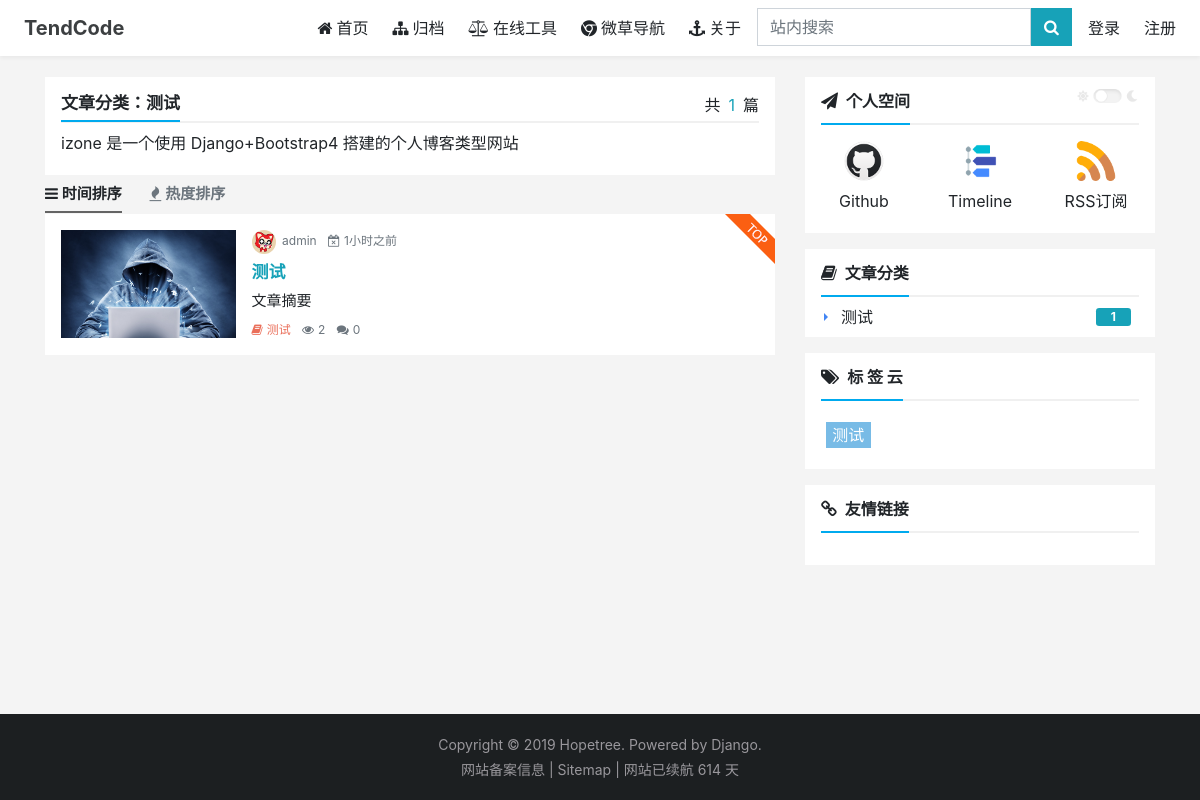
Screenshot of /category/f1/ with the database file from the repository.
### apps/blog/models.py (models this page shows, shortened)
class Category(models.Model):
    name = models.CharField('文章分类', max_length=20)
    slug = models.SlugField(unique=True)
    description = models.TextField('描述', max_length=240, default=settings.SITE_DESCRIPTION,
                                   help_text='用来作为SEO中description,长度参考SEO标准')
    class Meta:
        verbose_name = '分类'
        verbose_name_plural = verbose_name
        ordering = ['name']
    def __str__(self):
        return self.name
    def get_absolute_url(self):
        return reverse('blog:category', kwargs={'slug': self.slug})

class Article(models.Model):
    IMG_LINK = '/static/blog/img/summary.png'
    author = models.ForeignKey(settings.AUTH_USER_MODEL, verbose_name='作者', on_delete=models.PROTECT)
    title = models.CharField(max_length=150, verbose_name='文章标题')
    summary = models.TextField('文章摘要', max_length=230, default='文章摘要等同于网页description内容，请务必填写...')
    body = models.TextField(verbose_name='文章内容')
    img_link = models.CharField('图片地址', default=IMG_LINK, max_length=255)
    create_date = models.DateTimeField(verbose_name='创建时间', auto_now_add=True)
    update_date = models.DateTimeField(verbose_name='修改时间', auto_now=True)
    views = models.IntegerField('阅览量', default=0)
    slug = models.SlugField(unique=True)
    is_top = models.BooleanField('置顶', default=False)
    category = models.ForeignKey(Category, verbose_name='文章分类', on_delete=models.PROTECT)
    tags = models.ManyToManyField(Tag, verbose_name='标签')
    keywords = models.ManyToManyField(Keyword, verbose_name='文章关键词',
                                      help_text='文章关键词，用来作为SEO中keywords，最好使用长尾词，3-4个足够')
    class Meta:
        verbose_name = '文章'
        verbose_name_plural = verbose_name
        ordering = ['-create_date']
    def get_absolute_url(self):
        return reverse('blog:detail', kwargs={'slug': self.slug})

class Tag(models.Model):
    name = models.CharField('文章标签', max_length=20)
    slug = models.SlugField(unique=True)
    description = models.TextField('描述', max_length=240, default=settings.SITE_DESCRIPTION,
                                   help_text='用来作为SEO中description,长度参考SEO标准')
    class Meta:
        verbose_name = '标签'
        verbose_name_plural = verbose_name
        ordering = ['id']
    def get_absolute_url(self):
        return reverse('blog:tag', kwargs={'slug': self.slug})

### apps/oauth/models.py (models this page shows)
class Ouser(AbstractUser):
    link = models.URLField('个人网址',blank=True,help_text='提示：网址必须填写以http开头的完整形式')
    avatar = ProcessedImageField(upload_to='avatar/%Y/%m/%d',
                                 default='avatar/default.png',
                                 verbose_name='头像',
                                 processors=[ResizeToFill(80, 80)]
                                 )
    class Meta:
        verbose_name = '用户'
        verbose_name_plural = verbose_name
        ordering = ['-id']
    def __str__(self):
        return self.username

### apps/blog/views.py (the view)
# urls.py: path('category/<slug:slug>/', CategoryView.as_view(), name='category'),
class CategoryView(generic.ListView):
    model = Article
    template_name = 'blog/category.html'
    context_object_name = 'articles'
    paginate_by = getattr(settings, 'BASE_PAGE_BY', None)
    paginate_orphans = getattr(settings, 'BASE_ORPHANS', 0)
    def get_ordering(self):
        ordering = super(CategoryView, self).get_ordering()
        sort = self.kwargs.get('sort')
        if sort == 'v':
            return ('-views', '-update_date', '-id')
        return ordering
    def get_queryset(self, **kwargs):
        queryset = super(CategoryView, self).get_queryset()
        cate = get_object_or_404(Category, slug=self.kwargs.get('slug'))
        return queryset.filter(category=cate)
    def get_context_data(self, **kwargs):
        context_data = super(CategoryView, self).get_context_data()
        cate = get_object_or_404(Category, slug=self.kwargs.get('slug'))
        context_data['search_tag'] = '文章分类'
        context_data['search_instance'] = cate
        return context_data

### apps/blog/templates/blog/category.html (shortened to what this page needs)
{% extends "blog/base.html" %}
{% load static %}
{% load humanize %}
{% load blog_tags %}
{% block base_content %}
<div class="container">
    <div class="row">
        <div class="col-lg-8">
            <div class="description bg-white px-3 pt-3 pb-1">
                <p class="float-right mb-0">共<span class="mx-2 text-info">{{ paginator.count }}</span>篇</p>
                <h1 class="f-17"><strong>{{ search_tag }}：{{ search_instance.name }}</strong></h1>
                <p class="f-16">{{ search_instance.description }}</p>
            </div>
            <div class="text-secondary font-weight-bold py-2 f-15 choice">
                {% url 'blog:category' search_instance.slug as base_category %}
                {% url 'blog:category_hot' search_instance.slug as hot_category %}
                <a class="pb-2 {% if request.path == base_category %}active{% endif %}" href="{{ base_category }}">
                    <i class="fa fa-bars mr-1"></i>时间排序</a>
                <a class="pb-2 ml-4 {% if request.path == hot_category %}active{% endif %}" href="{{ hot_category }}">
                    <i class="fa fa-fire mr-1"></i>热度排序</a>
            </div>
            {% load_article_summary articles %}
        </div>
        <div class="col-lg-4">
            {% include 'blog/tags/base_right.html' %}
        </div>
    </div>
</div>
{% endblock %}

### apps/blog/templates/blog/base.html (shortened to what this page needs)
{% load static %}
{% load comment_tags %}
<!doctype html>
<html lang="en">
<head>
    <link href="https://cdn.bootcss.com/twitter-bootstrap/4.3.1/css/bootstrap.min.css" rel="stylesheet">
    <link href="https://cdn.bootcss.com/font-awesome/4.7.0/css/font-awesome.min.css" rel="stylesheet">
    <link href="{% static 'blog/css/base.css' %}?v=20191123.0568" rel="stylesheet">
</head>
<body>
{% include 'blog/tags/navbar.html' %}
<main>{% block base_content %}{% endblock %}</main>
<footer class="container-fluid mt-4 py-0">
    <div class="card-body text-center px-0 f-14">
        <p class="card-text mb-1">Copyright&nbsp;&copy;&nbsp;<span id="year-info"></span>
            <a href="https://github.com/Hopetree" target="_blank" title="博客作者的Github">Hopetree</a>.&nbsp;Powered&nbsp;by&nbsp;Django.
        </p>
        <p class="mb-0">
            <a href="http://www.miibeian.gov.cn/" target="_blank">{{ beian }}</a>&nbsp;|
            <a href="{% url 'django.contrib.sitemaps.views.sitemap' %}" target="_blank">Sitemap</a>
            <span id="web-day"></span>
        </p>
    </div>
</footer>
</body>
</html>

### apps/blog/templates/blog/tags/navbar.html (shortened to what this page needs)
{% load static oauth_tags comment_tags %}
<nav class="navbar navbar-expand-md bg-white fixed-top blog-navbar py-md-0">
    <a class="navbar-brand d-md-none d-lg-block" id="site-logo-name" href="{% url 'blog:index' %}">
        <strong class="px-2">{{site_logo_name}}</strong>
    </a>
    <div class="collapse navbar-collapse" id="navbarSupportedContent">
        <ul class="navbar-nav ml-auto">
            <li class="nav-item mr-2">
                {% url 'blog:index' as index_url %}
                <a class="nav-link py-md-3 {% if request.path == index_url %}active{% endif %}" href="{{ index_url }}"><i class="fa fa-home mr-1"></i>首页<span class="sr-only">(current)</span></a>
            </li>
            <li class="nav-item mr-2">
                {% url 'blog:archive' as archive_url %}
                <a class="nav-link py-md-3 {% if request.path == archive_url %}active{% endif %}" href="{{ archive_url }}"><i class="fa fa-sitemap mr-1"></i>归档</a>
            </li>
            {% if tool_flag %}
            <li class="nav-item mr-2">
                {% url 'tool:total' as tool_url %}
                <a class="nav-link py-md-3 {% if request.resolver_match.namespace == 'tool' %}active{% endif %}" href="{{ tool_url }}"><i class="fa fa-balance-scale mr-1"></i>在线工具</a>
            </li>
            {% endif %}
            {% if hao_console.flag %}
            <li class="nav-item mr-2 d-none d-lg-block">
                <a class="nav-link py-md-3" href="{{ hao_console.url }}" target="_blank"><i class="fa fa-chrome mr-1"></i>{{ hao_console.name }}</a>
            </li>
            {% endif %}
            <li class="nav-item mr-2 ">
                {% url 'blog:about' as about_url %}
                <a class="nav-link py-md-3 {% if request.path == about_url %}active{% endif %}" href="{{ about_url }}"><i class="fa fa-anchor mr-1"></i>关于</a>
            </li>
            <form class="nav-item navbar-form mr-2 py-md-2" role="search" method="get" id="searchform" action="{% url 'blog:search_view'%}">
                <div class="input-group">
                    <input type="search" name="q" class="form-control rounded-0" placeholder="站内搜索" autocomplete="off" required=True>
                    <div class="input-group-btn">
                        <button class="btn btn-info rounded-0" type="submit"><i class="fa fa-search"></i></button>
                    </div>
                </div>
            </form>
        </ul>
        <ul class="navbar-nav">
            {% if user.is_authenticated %}
            {% get_notifications_count user 'false' as msgnum %}
            <li class="nav-item dropdown">
                <a class="nav-link dropdown-toggle" href="#" id="navbarDropdown" role="button" data-toggle="dropdown"
                   aria-haspopup="true" aria-expanded="false" title="{{ user.username }}，欢迎回来！">
                    {% if msgnum > 0%}
                    <span class="get-msg text-center">{{ msgnum }}</span>
                    {% endif %}
                    {% get_user_avatar_tag user %}
                </a>
                <div class="dropdown-menu dropdown-menu-right mt-0 rounded-0 border-0" aria-labelledby="navbarDropdown">
                    <a class="dropdown-item pl-3" href="{% url 'oauth:profile' %}"><i class="fa fa-fw fa-user text-info mr-2"></i>个人资料</a>
                    {% if user.is_staff %}
                    <a class="dropdown-item pl-3" href="{% url 'admin:index' %}"><i
                            class="fa fa-fw fa-key text-info mr-2"></i>后台管理</a>
                    {% endif %}
                    <a class="dropdown-item pl-3" href="{% url 'comment:notification' %}"><i class="fa fa-fw fa-bell text-info mr-2"></i>消息
                        {% if msgnum > 0%}
                        <span class="badge badge-warning ml-3 text-center">{{ msgnum }}</span>
                        {% endif %}
                    </a>
                    <a class="dropdown-item pl-3" href="{% url 'account_logout' %}"><i
                            class="fa fa-fw fa-sign-out text-info mr-2"></i>退出</a>
                </div>
            </li>
            {% else %}
            <li class="nav-item mr-2">
                <a class="nav-link py-md-3" href="{% url 'account_login' %}?next={{ request.path }}">登录</a>
            </li>
            <li class="nav-item">
                <a class="nav-link py-md-3" href="{% url 'account_signup' %}?next={{ request.path }}">注册</a>
            </li>
            {% endif %}
        </ul>
    </div>
</nav>

### apps/blog/templates/blog/tags/article_list.html (shortened to what this page needs)
{% load blog_tags oauth_tags comment_tags %}
{% load humanize static%}
<div class="summary-list">
    {% for article in articles %}
    <div class="media mb-1 mb-sm-2 p-2 p-lg-3">
        <div class="align-self-center mr-2 mr-lg-3 w-25 modal-open">
            <a href="{{ article.get_absolute_url }}" target="_blank">
                <img class="w-100 article-img" src="{{ article.img_link }}" alt="{{ article.title }}">
            </a>
        </div>
        <div class="media-body">
            {% if article.is_top %}<img class="float-right top-article-img" src="{% static 'blog/img/TOP.png' %}">{% endif %}
            <div class="text-muted mb-2 f-12">
                {% get_user_avatar_tag article.author %}
                <span>{{ article.author }}</span>
                <span><i class="fa fa-calendar-times-o ml-2 mr-1"></i>{{ article.create_date|naturaltime }}</span>
            </div>
            <h2 class="mt-0 font-weight-bold text-info f-17">
                <a href="{{ article.get_absolute_url }}" target="_blank">{{ article.title}}</a>
            </h2>
            <p class="d-none d-sm-block mb-2 f-15">{{ article.summary|truncatechars:130 }}</p>
            <div class="text-muted mb-0 f-12">
                <a class="cate" href="{{ article.category.get_absolute_url }}" title="查看当前分类下更多文章">
                    <i class="fa fa-book mr-1"></i>{{ article.category }}</a>
                <span><i class="fa fa-eye ml-2 mr-1"></i>{{ article.views }}</span>
                <a href="{{ article.get_absolute_url }}#comment-block" target="_blank" title="查看文章评论">
                    <i class="fa fa-comments ml-2 mr-1"></i>{% get_comment_count article %}</a>
            </div>
        </div>
    </div>
    {% empty %}
    <div class="p-3 mt-3 bg-white"><p>暂时没有文章!</p></div>
    {% endfor %}
</div>

### apps/oauth/templates/oauth/tags/user_avatar.html
{% load oauth_tags %}
{% if user.socialaccount_set.exists and user.avatar.url == '/media/avatar/default.png' %}
<img class="avatar" src="{% http_to_https user.socialaccount_set.all.0.get_avatar_url %}" alt="{{ user }}">
{% else %}
<img class="avatar" src="{{ user.avatar.url }}" alt="{{ user }}">
{% endif %}

### apps/blog/templates/blog/tags/base_right.html (shortened to what this page needs)
{% load cache %}
{% load blog_tags static %}
<div class="card border-0 rounded-0 px-3 mb-2 mb-md-3 d-none d-lg-block" id="home-card">
    <div class="card-header bg-white px-0">
        <strong><i class="fa fa-paper-plane mr-2 f-17"></i>个人空间</strong>
        <img class="float-right" id="theme-img"
             src="{% if request.COOKIES.toggleTheme == 'dark' %}{% static 'blog/img/toggle-dark.png' %}{% else %}{% static 'blog/img/toggle-light.png' %}{% endif %}"
             alt="theme-toggle" title="切换主题">
    </div>
    <div class="card-body px-0 pt-3 pb-1">
        <div class="row text-center">
            <div class="col">
                <a href="{{ my_github }}" target="_blank" title="进入博主的Github查看博客源码">
                    <img style="max-width:40px" alt="博主的github" src="{% static 'blog/img/github.png' %}">
                    <p class="mt-2">Github</p>
                </a>
            </div>
            <div class="col">
                <a href="{% url 'blog:timeline'%}" target="_blank" title="查看网站建站历程">
                    <img style="max-width:40px" alt="网站的建站历程" src="{% static 'blog/img/blog.png' %}">
                    <p class="mt-2">Timeline</p>
                </a>
            </div>
            <div class="col">
                <a href="{% url 'rss'%}" target="_blank" title="订阅博客">
                    <img style="max-width:40px" alt="订阅博客RSS" src="{% static 'blog/img/rss.png' %}">
                    <p class="mt-2">RSS订阅</p>
                </a>
            </div>
        </div>
    </div>
</div>
<div class="card border-0 rounded-0 px-3 mb-2 mb-md-3" id="category-card">
    <div class="card-header bg-white px-0">
        <strong><i class="fa fa-book mr-2 f-17"></i>文章分类</strong>
    </div>
    {% get_category_list as categories %}
    <ul class="list-group list-group-flush f-16">
        {% for each in categories %}
        <li class="list-group-item d-flex justify-content-between align-items-center pr-2 py-2">
            <a class="category-item" href="{{ each.get_absolute_url }}"
               title="查看【{{ each.name }}】分类下所有文章">{{ each.name }}</a>
            <span class="badge text-center" title="当前分类下有{{ each.total_num }}篇文章">{{ each.total_num }}</span>
        </li>
        {% endfor %}
    </ul>
</div>
<div class="card border-0 rounded-0 px-3 mb-2 mb-md-3" id="tag-card">
    <div class="card-header bg-white px-0">
        <strong><i class="fa fa-tags mr-2 f-17"></i>标&nbsp;签&nbsp;云</strong>
    </div>
    <div class="card-body px-0 py-3">
        <div class="tag-cloud">
            {% get_tag_list as tag_list %}
            {% for tag in tag_list %}
            <a href="{{ tag.get_absolute_url }}" class="tags f-16" id="tag-{{ forloop.counter }}"
               title="【{{ tag.name }}】标签下有{{ tag.total_num }}篇文章">{{ tag.name }}</a>
            {% endfor %}
        </div>
    </div>
</div>
<div class="d-none d-lg-block">
    <div class="card border-0 rounded-0 px-3 mb-2 mb-md-3" id="friends-card">
        <div class="card-header bg-white px-0">
            <strong><i class="fa fa-link mr-2 f-17"></i>友情链接</strong>
        </div>
        <div class="card-body px-0 py-3">
        </div>
    </div>
</div>

### rows the page displays
Category: name "测试", description "izone 是一个使用 Django+Bootstrap4 搭建的个人博客类型网站", total_num "1"
Article: img_link (picture), is_top True (drawn), avatar (placeholder picture), author "admin", create_date "1小时之前", title "测试", summary "文章摘要", category "测试", views "2", id "0"
Tag: name "测试"

### other values shown
{{ site_logo_name }} "TendCode"
{{ hao_console.name }} "微草导航"
{{ paginator.count }} "1"
{{ search_tag }} "文章分类"
{{ beian }} "网站备案信息"
